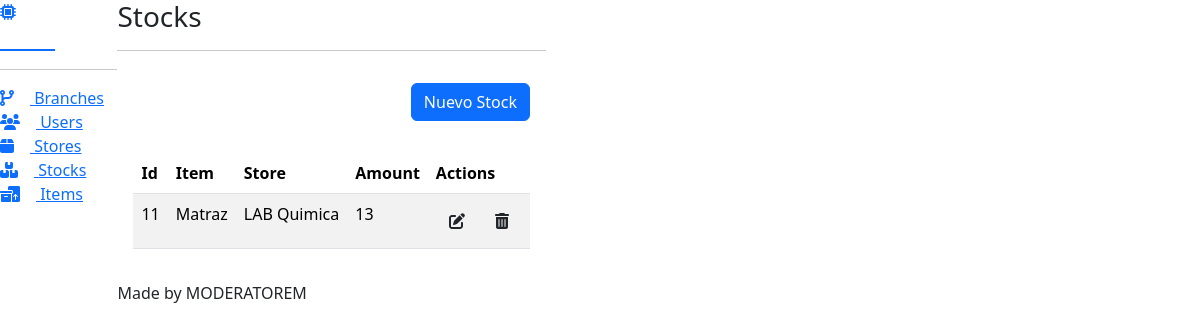
/stores/stocks/, run on the app's committed database.
### apps/stores/models.py (models this page shows, shortened)
class Stock(Base):
    item = models.ForeignKey(Item, on_delete=models.CASCADE, blank=False, null=False)
    store = models.ForeignKey(Store, on_delete=models.CASCADE, blank=False, null=False)
    amount = models.IntegerField("Amount", blank=False, null=False)
    class Meta:
        verbose_name = "Stock"
        verbose_name_plural = "Stocks"
        unique_together = ('store', 'item')

class Item(Base):
    class Units(models.TextChoices):
        UNITS = "units"
        METERS = "meters"
        LITERS = "liters"
    name = models.CharField("Name", max_length=50, blank=False, null=False)
    description = models.CharField(
        "Description", max_length=50, blank=False, null=False
    )
    brand = models.CharField("Brand", max_length=50, blank=False, null=False)
    barcode = models.CharField("Barcode", max_length=50, blank=False, null=False)
    consumable = models.BooleanField("Consumable", default=False)
    units = models.CharField(
        "Units", max_length=20, choices=Units.choices, blank=False, null=False
    )
    def __str__(self):
        return f"{self.name}"
    class Meta:
        verbose_name = "Item"
        verbose_name_plural = "Items"

class Store(Base):
    name = models.CharField("Name", max_length=50, blank=False, null=False)
    branch = models.ForeignKey(
        Branch, on_delete=models.CASCADE, blank=False, null=False
    )
    def __str__(self):
        return f"{self.name}"
    class Meta:
        verbose_name = "Store"
        verbose_name_plural = "Stores"

### apps/stores/views/stock_views.py (the view)
# urls.py: path("", app_views.ListStocks.as_view(), name="index"),
class ListStocks(generic.ListView):
    template_name = "stocks/index.html"
    context_object_name = "stocks"
    model = models.Stock
    queryset = model.objects.filter(is_active=True)

### templates/stocks/index.html (shortened to what this page needs)
{% extends 'index.html' %}
{% block body %}
  <div class="d-flex justify-content-end align-items-center">
    <div class="d-flex col-12 justify-content-end p-3">
      <div>
        <a href="{% url 'stores:stocks:create' %}" class="btn btn-primary">Nuevo Stock</a>
      </div>
    </div>
  </div>
  <div class="d-flex justify-content-center">
    <div class="col-12 p-3">
      {% if stocks %}
        <table class="table patientsHeadClass table-striped">
          <thead>
            <tr>
              <th>Id</th>
              <th>Item</th>
              <th>Store</th>
              <th>Amount</th>
              <th>Actions</th>
            </tr>
          </thead>
          <tbody>
            {% for stock in stocks %}
              <tr>
                <td>{{ stock.id }}</td>
                <td>{{ stock.item }}</td>
                <td>{{ stock.store }}</td>
                <td>{{ stock.amount }}</td>
                <td>
                  <a href="{% url 'stores:stocks:update' stock.id %}" class="btn"><i class="fa-solid fa-pen-to-square"></i></a>
                  <button class="btn" onclick="openModal('#modal_stock','{% url 'stores:stocks:delete' stock.id %}')"><i class="fa-solid fa-trash-can"></i></button>
                </td>
              </tr>
            {% endfor %}
          </tbody>
        </table>
      {% else %}
        <h1>No existen stocks</h1>
      {% endif %}
    </div>
  </div>
{% endblock %}

### data on the page
Stock: id "11", item "Matraz", store "LAB Quimica", amount "13"
